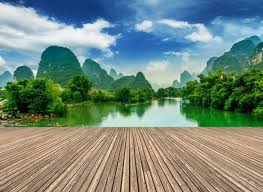
#> input picture images/1.jpeg, 263 x 192 px
$ python edge_detector_with_pooling.py --image ../images/1.jpeg
#> lines starting #> are read from the running program, lines starting #| are printed output that depends on the picture; after the words box and inside, x2 and y2 are one past the last pixel; in counts of white or black regions, pixels touching at a corner belong together
### region_detection/util.py
import cv2
import numpy as np
import matplotlib.pyplot as plt
import matplotlib.image as mpimg

def load_Image(image):
    # load the input image and convert it to grayscale
#> called with image = '../images/1.jpeg'
    gray_image = cv2.imread(image)
#> gray_image is the input picture: shape (192, 263, 3); mean B, G, R 125.4, 137.1, 117.1
    return cv2.cvtColor(gray_image, cv2.COLOR_BGR2GRAY)
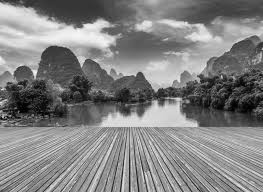
#> returned value: shape (192, 263); min 0, max 249, mean 129.8


# [92 lines left out: functions cleanOutput, get_smallest_kernels, get_medium_kernels, get_44_kernels, not called in this run]


def invert_and_treshold_image(im_in, treashold):
    return cv2.threshold(im_in, treashold, 255, cv2.THRESH_BINARY_INV)


# [44 lines left out: functions invertImage, upscaleImage, visualizePic, not called in this run]

### edge_detector/edge_detector_with_pooling.py
import argparse
import math

import cv2
import numpy as np
from skimage.measure import block_reduce

from region_detection.util import load_Image

VISIBILITY_THRESHOLD = 20  # make it different to pass to network images with different threshold
SMOOTHING_THRESHOLD = 20
KERNEL_SIZE = 2
IMAGES_SIZES = [512, 1024, 2048]


def main(args):
    gray_image = load_Image(args["image"])
    (iHinitial, iWinitial) = gray_image.shape[:2]
#> iHinitial = 192; iWinitial = 263
    gray_image = extend_image(iHinitial, iWinitial, gray_image)
#> in extend_image, `return cv2.copyMakeBorder(gray_image, 0, iH - iHinitial, 0, iW - iWini..`:
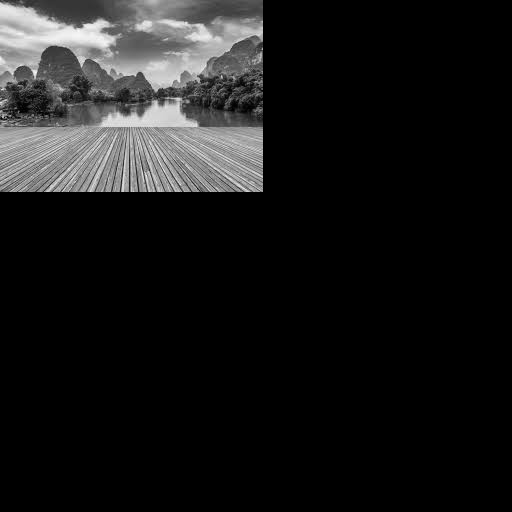
#> returned value: shape (512, 512); min 0, max 249, mean 25
    (iH, iW) = gray_image.shape[:2]
#> iH = 512; iW = 512

    convolved_images = []
    new_image = gray_image
    height = iH
#> height = 512
    convolved_images.append(new_image)
    while height > 2:
        new_image = create_downsampled_image(new_image, KERNEL_SIZE)
        convolved_images.append(new_image)
        (height, _) = new_image.shape[:2]
#> this loop made 8 passes
#> new_image on pass 7: [[0, 0, 0, 0], [0, 0, 0, 0], [0, 0, 0, 0], [0, 0, 0, 0]]
#> (mask_edges in create_downsampled_image, new_image) on pass 8: ([[255, 255], [255, 255]], [[0, 0], [0, 0]])
#> pass 1, in create_downsampled_image, `max_pool = block_reduce(gray_image, block_size=(size, size), func=np.m..`:
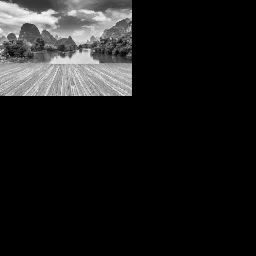
#> max_pool: shape (256, 256); min 0, max 249, mean 27.8
#> pass 1, in create_downsampled_image, `min_pool = block_reduce(gray_image, block_size=(size, size), func=np.m..`:
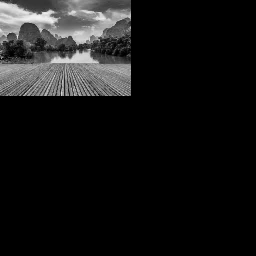
#> min_pool: shape (256, 256); min 0, max 244, mean 22.2
#> pass 1, in create_downsampled_image, `_, mask_edges = cv2.threshold((max_pool - min_pool), SMOOTHING_THRESHO..`:
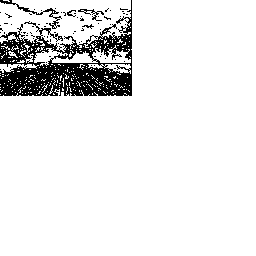
#> mask_edges: shape (256, 256); 90.6% white; 72 black regions (67 under 20 px), largest, box (x1, y1, x2, y2) and area: (0, 0, 132, 96) 5651, (0, 0, 62, 29) 210, (78, 9, 104, 21) 84, (67, 10, 76, 17) 28, (82, 24, 94, 29) 22
#> after the loop, convolved_images = 9 items

    steps = math.ceil(len(convolved_images) - 1)
#> steps = 8
    for i in range(steps):
        last_image = convolved_images.pop()
        previous_image = convolved_images.pop()
        output = create_upsampled_image(last_image, previous_image, KERNEL_SIZE)
        convolved_images.append(output)
#> this loop made 8 passes
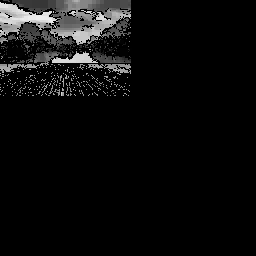
#> last_image: shape (256, 256); min 0, max 244, mean 12.9
#> after the loop, convolved_images = 1 item

    output = cut_image(iHinitial, iWinitial, output)
    show_image(output, iH)

def cut_image (iHinitial, iWinitial, image):
#> called with iHinitial = 192, iWinitial = 263
    output = np.zeros((iHinitial, iWinitial))
    output[0:iHinitial, 0:iWinitial]  = image[0:iHinitial, 0:iWinitial]
    return output.astype("uint8")
#> returned value: shape (192, 263)

def extend_image(iHinitial, iWinitial, gray_image):
    # need padding for correct image deconvolution
    iH = 0
    iW = 0
    length = len(IMAGES_SIZES)
    for i in reversed(range(length)):
        if iHinitial <= IMAGES_SIZES[i]:
            iH = IMAGES_SIZES[i]
        if iWinitial <= IMAGES_SIZES[i]:
            iW = IMAGES_SIZES[i]
    color = [0, 0, 0]
    return cv2.copyMakeBorder(gray_image, 0, iH - iHinitial, 0, iW - iWinitial, cv2.BORDER_CONSTANT, value=color)


def create_upsampled_image(last_image, previous_image, size):
    (iH, iW) = last_image.shape[:2]
    y_prev = 0
    for y in np.arange(0, iH):
        # x_prev = 0
        for x in np.arange(0, iW):
            if last_image[y, x] != 0:
                previous_image[y * size:y * size + size, x * size:x * size + size] = last_image[y, x]
        #     x_prev += size
        # y_prev += size
    return previous_image

def show_image(gray_image, iH):
    # show the output images
    cv2.imshow("{} - convole".format(iH), gray_image)
    cv2.waitKey(0)
    cv2.destroyAllWindows()


def create_downsampled_image(gray_image, size):
    # perform pooling
    mean_pool = block_reduce(gray_image, block_size=(size, size), func=np.mean)
    max_pool = block_reduce(gray_image, block_size=(size, size), func=np.max)
    min_pool = block_reduce(gray_image, block_size=(size, size), func=np.min)

    # create mask: 0 - if min max diff is more than smothing threshold, 255 - otherwise
    _, mask_edges = cv2.threshold((max_pool - min_pool), SMOOTHING_THRESHOLD, 255, cv2.THRESH_BINARY_INV)

    return cv2.bitwise_and(mean_pool, mean_pool, mask=mask_edges).astype(np.uint8)


def add_potential_edges(potential_edges, x, y, size):
    potential_edges.append([y - size, x - size])


def create_roi(gray_image, x, y, size):
    roi = gray_image[(y - size):y, (x - size):x]
    return roi


def save_image(image, base_path, ext='jpg'):
    cv2.imwrite('{}.{}'.format(base_path, ext), image)


def fill_in_output_image(average, gray_image, x, y, size):
    matrix = [[average] * size for i in range(size)]
    gray_image[(y - size):y, (x - size):x] = matrix


def get_train_args():
    ap = argparse.ArgumentParser()
    ap.add_argument("-i", "--image", required=True,
                    help="path to the input image")
    return vars(ap.parse_args())


if __name__ == '__main__':
    main(get_train_args())
